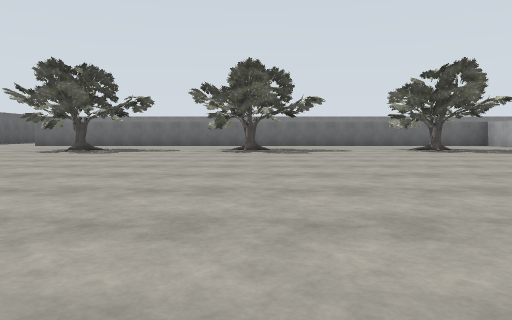
View 1 (above)

22 first-person views from a walk through a robot-simulator world made for Gazebo. The camera is 1.2 m above the floor, tilts 4° down and sees 70° across. The floor is counted in squares, 5 m on a side. Each view is taken from the middle of a square. On the plan, view 1 faces up. The plan holds only what a view shows up to about 9 squares ahead; the rest is blank.

View 2
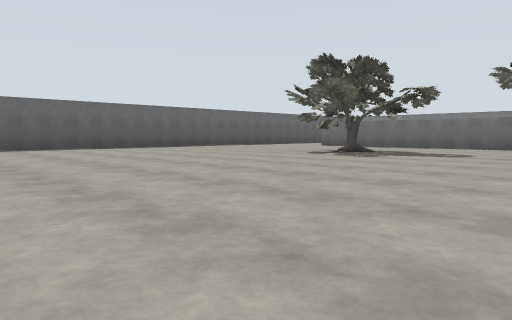

View 3
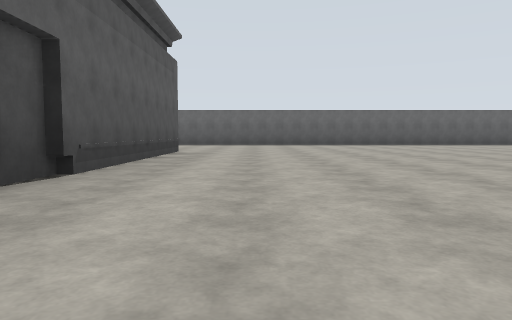

View 4
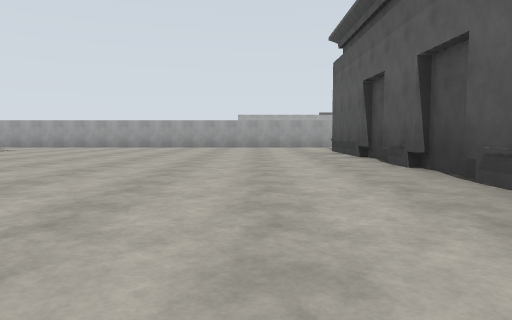

View 5
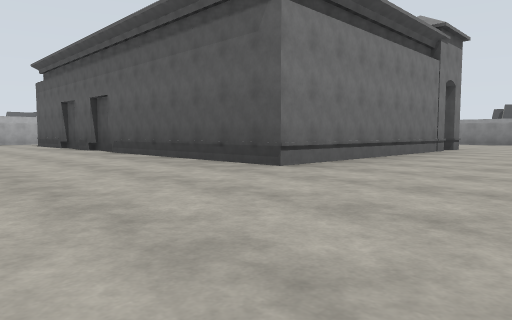

View 6
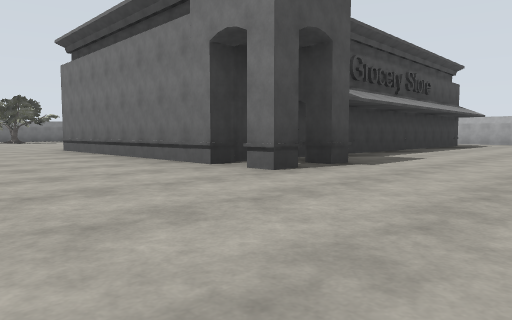

View 7
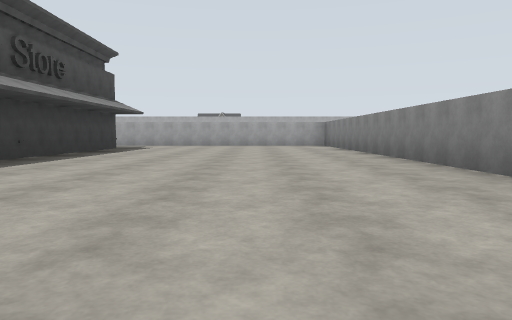

View 8
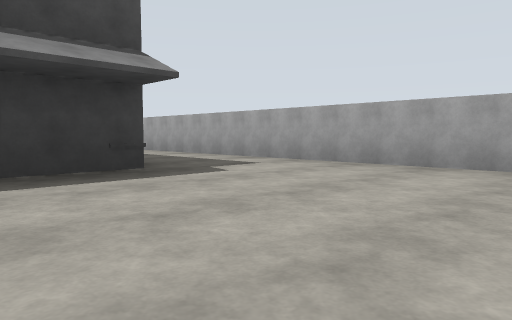

View 9
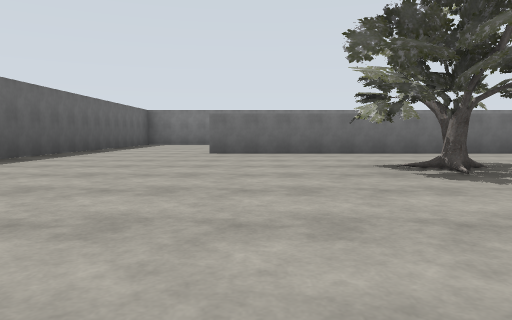

View 10
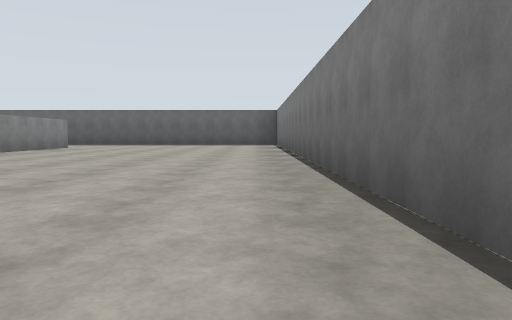

View 11
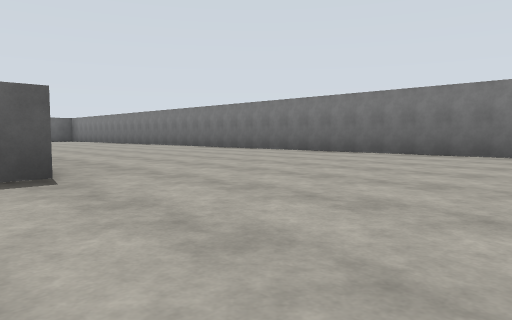

View 12
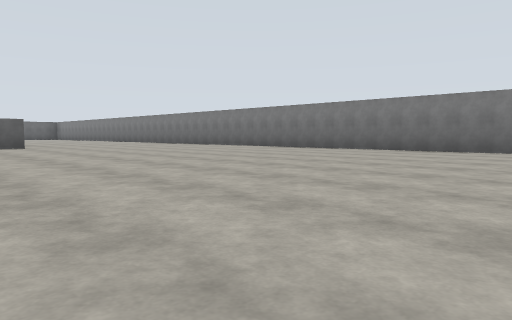

View 13
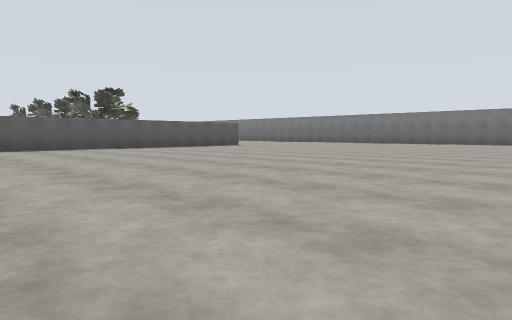

View 14
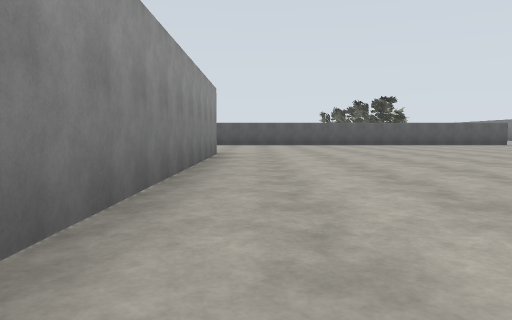

View 15
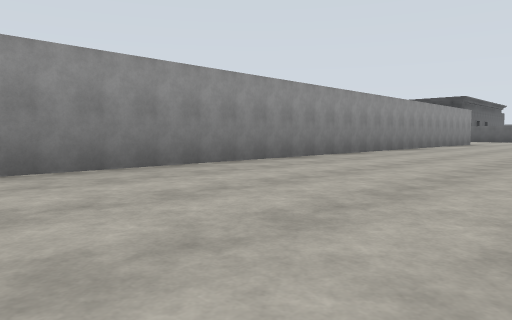

View 16
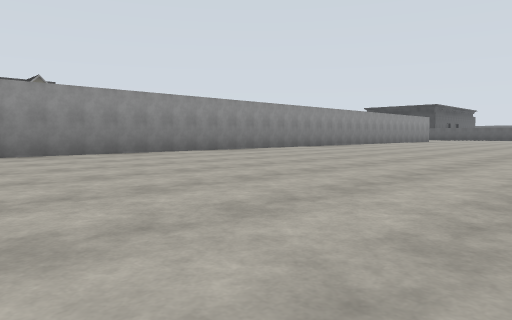

View 17
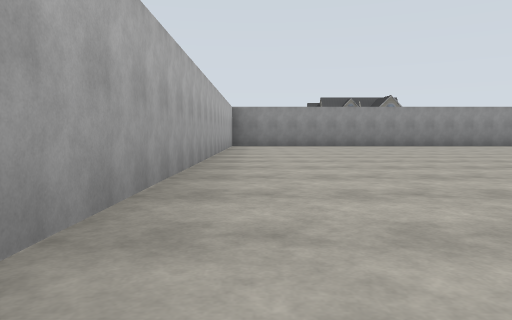

View 18
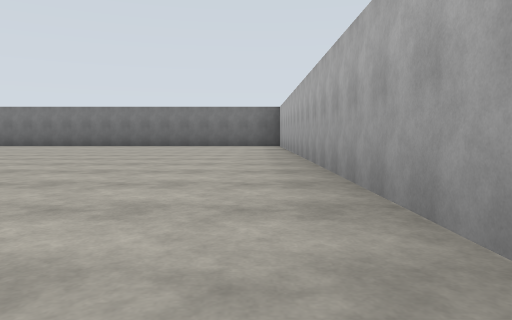

View 19
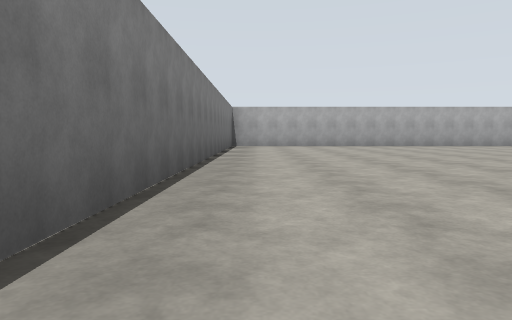

View 20
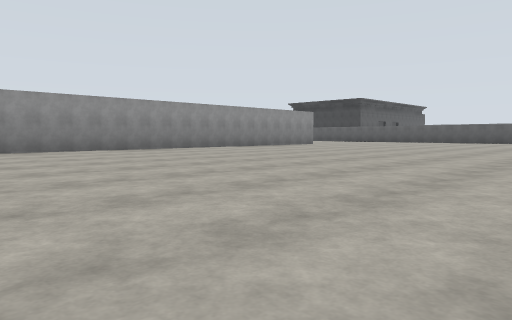

View 21
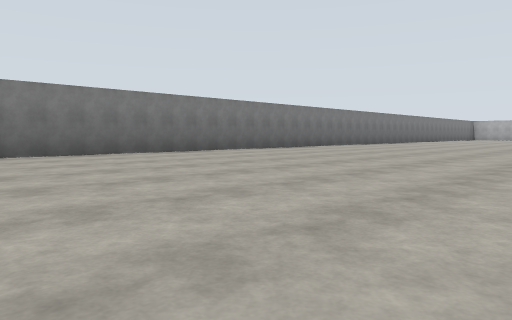

View 22
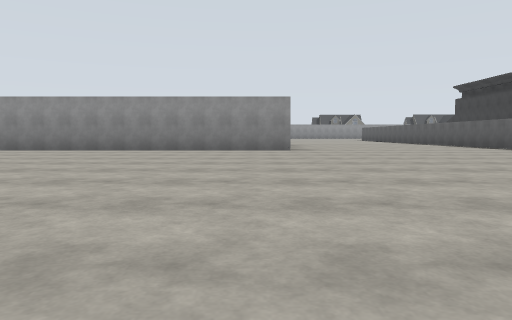

### Floor plan
Points are (right, up) in squares from view 1. A wall is a line through its corners. A room is listed if a view was taken in it or the views show most of it. See-through windows are left out.
Room 1 (views 1, 7, 8)
walls: (-3.4, -7.5) (4.8, -7.5) (4.8, 0.4)
ways out: opening at (0, 0) to room 2; opening at (4, 0) to room 2; opening at (-4.5, -5.5) to room 3
objects: shop (-3, -4) to (3, 0)
Room 2 (views 2, 3, 4, 5, 9)
walls: (4.8, 0.4) (4.8, 7.6) (-4.6, 7.6); (-6.5, 8.5) (-6.5, 1.6)
ways out: opening at (0, 0) to room 1; opening at (4, 0) to room 1; opening at (-4.5, 1) to room 3; opening at (-5, 8) to room 4
objects: oak tree (-3, 6); oak tree (0, 6); oak tree (2, 6) to (3, 6)
Room 3 (view 6)
walls: (4.8, 2.4) (4.8, -2.1); (-6.5, 1.6) (-6.5, -0.9)
ways out: opening at (-4.5, -5.5) to room 1; opening at (-4.5, 1) to room 2; opening at (7, 1.7) to room 4
Room 4 (views 10, 11, 12, 13, 14, 15, 16, 17, 18, 19, 20, 21, 22)
walls: (14.4, 11.5) (-6.5, 11.5) (-6.5, 8.5); (8.4, 1.5) (23.5, 1.5) (23.5, 11.5) (16.6, 11.5); (4.8, 7.6) (4.8, 2.4); (-4.6, 7.6) (-2.8, 7.6)
ways out: opening at (-5, 8) to room 2; opening at (7, 1.7) to room 3

Positions as (right, up) in squares from view 1, and headings:
1: (0, 0), facing up
2: (0, 1), facing up-left
3: (2, 1), facing left
4: (-2, 1), facing right
5: (-5, 2), facing down-right
6: (-5, -6), facing up-right
7: (-3, -6), facing right
8: (2, -6), facing up-right
9: (-4, 3), facing up
10: (2, 11), facing left
11: (7, 7), facing up-left
12: (12, 6), facing up-left
13: (11, 2), facing up-left
14: (13, 2), facing left
15: (18, 4), facing down-left
16: (21, 6), facing down-left
17: (23, 9), facing down
18: (23, 4), facing up
19: (16, 11), facing right
20: (16, 7), facing down-left
21: (6, 7), facing up-right
22: (9, 7), facing down
